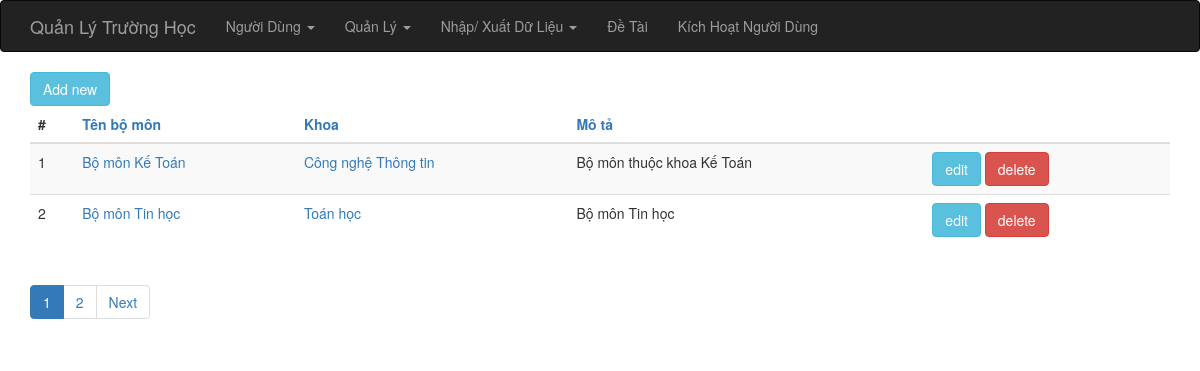
The app's page /index.php?op=bomon_list (signed in) with its own data.
### tables this page shows
CREATE TABLE IF NOT EXISTS `bo_mon` (
  `id` int(6) unsigned NOT NULL AUTO_INCREMENT,
  `ten_mon` varchar(255) NOT NULL,
  `mota` text,
  `khoa_id` int(6) DEFAULT NULL,
  PRIMARY KEY (`id`)
);

CREATE TABLE IF NOT EXISTS `khoa` (
  `id` int(6) unsigned NOT NULL AUTO_INCREMENT,
  `ten_khoa` varchar(255) NOT NULL,
  PRIMARY KEY (`id`)
);

### index.php (called while the page is built, shortened)
<?php
require_once 'controller/IndexController.php';
$controller = new IndexController();
$controller->handleRequest();
?>

### model/KhoaGateway.php (called while the page is built, shortened)
<?php
class KhoaGateway {
    public function selectAll($order, $start, $limit) {
        $dbOrder =  mysql_real_escape_string($order);
        $dbres = mysql_query("SELECT * FROM khoa ORDER BY $dbOrder ASC limit {$start},{$limit}");
        $data = array();
        while ( ($obj = mysql_fetch_object($dbres)) != NULL ) {
            $data[] = $obj;
        }
        return $data;
    }
}
?>

### model/KhoaService.php (called while the page is built, shortened)
<?php
require_once 'model/KhoaGateway.php';
class KhoaService {
    private $index = NULL;
    private $khoaGateway    = NULL;
    public function __construct() {
        $this->index = new IndexService();
        $this->khoaGateway = new KhoaGateway();
    }
    public function getAll($order, $start, $limit) {
        try {
            $this->index->openDb();
            $res = $this->khoaGateway->selectAll($order, $start, $limit);
            $this->index->closeDb();
            return $res;
        } catch (Exception $e) {
            $this->index->closeDb();
            throw $e;
        }
    }
}
?>

### model/BoMonGateway.php (called while the page is built, shortened)
<?php
class BoMonGateway {
    public function allRecord() {
        $dbres = mysql_query("SELECT * FROM bo_mon");
        return mysql_num_rows($dbres);
    }
    public function selectAll($order, $start, $limit) {
        if ( !isset($order) ) {
            $order = "ten_mon";
        }
        $dbOrder =  mysql_real_escape_string($order);
        $dbres = mysql_query("SELECT * FROM bo_mon ORDER BY $dbOrder ASC limit {$start},{$limit}");
        $data = array();
        while ( ($obj = mysql_fetch_object($dbres)) != NULL ) {
            $data[] = $obj;
        }
        return $data;
    }
}
?>

### model/BoMonService.php (called while the page is built, shortened)
<?php
require_once 'model/BoMonGateway.php';
class BoMonService {
    private $index = NULL;
    private $bomonGateway    = NULL;
    public function __construct() {
        $this->index = new IndexService();
        $this->bomonGateway = new bomonGateway();
    }
    public function totalRecord()
    {
        try {
            $this->index->openDb();
            $res = $this->bomonGateway->allRecord();
            $this->index->closeDb();
            return $res;
        } catch (Exception $e) {
            $this->index->closeDb();
            throw $e;
        }
    }
    public function getAll($order, $start, $limit) {
        try {
            $this->index->openDb();
            $res = $this->bomonGateway->selectAll($order, $start, $limit);
            $this->index->closeDb();
            return $res;
        } catch (Exception $e) {
            $this->index->closeDb();
            throw $e;
        }
    }
}
?>

### view/bomon/list.php (the view)
<?php require_once(realpath($_SERVER["DOCUMENT_ROOT"]) .'/school/view/include/header.php');?>
<?php
    $Pagination = new Pagination();
?>
<div class="container">
    <div><a href="index.php?op=bomon_new" class="btn btn-info">Add new</a></div>
    <?php if ( count($data) > 0 ) { ?>
    <table class="table table-striped">
        <thead>
        <tr>
            <th>#</th>
            <th><a href="?op=bomon_list&orderby=ten_mon">Tên bộ môn</a></th>
            <th><a href="?op=bomon_list&orderby=khoa_id">Khoa</a></th>
            <th><a href="?op=bomon_list&orderby=mota">Mô tả</a></th>
            <th>&nbsp;</th>
        </tr>
        </thead>
        <tbody>
        <?php $i = 0; foreach ($data as $item): $i++;?>
            <tr>
                <td><?php echo $i;?></td>
                <td><a href="index.php?op=bomon_show&id=<?php echo $item->id; ?>"><?php echo $item->ten_mon; ?></a></td>
                <td>
                    <a href="index.php?op=khoa_show&id=<?php echo $item->khoa_id; ?>">
                        <?php foreach ($khoaList as $khoa) {
                            if ( $item->khoa_id == $khoa->id ) {
                                echo $khoa->ten_khoa;
                            }
                        }; ?>
                    </a></td>
                <td><?php echo $item->mota; ?></td>
                <td>
                    <a href="index.php?op=bomon_edit&id=<?php echo $item->id; ?>" class="btn btn-info">edit</a>
                    <a href="index.php?op=bomon_delete&id=<?php echo $item->id; ?>" class="btn btn-danger" onclick="return checkDel()">delete</a>
                </td>
            </tr>
        <?php endforeach; ?>
        </tbody>
    </table>
    <ul class="pagination">
        <?php echo $Pagination->listPages($totalPages); ?>
    </ul>
    <?php } else { ?>
        <h5>Empty list.</h5>
    <?php } ?>
</div>
<?php require_once(realpath($_SERVER["DOCUMENT_ROOT"]) .'/school/view/include/footer.php');?>

### libs/css/style.css (style rules this page uses)
html, body { height: 100%; }
.page-wrap .container { background: #fff; }

### records on screen
bo_mon: ten_mon "Bộ môn Kế Toán", mota "Bộ môn thuộc khoa Kế Toán"
khoa: ten_khoa "Công nghệ Thông tin"
bo_mon: ten_mon "Bộ môn Tin học", mota "Bộ môn Tin học"
khoa: ten_khoa "Toán học"
